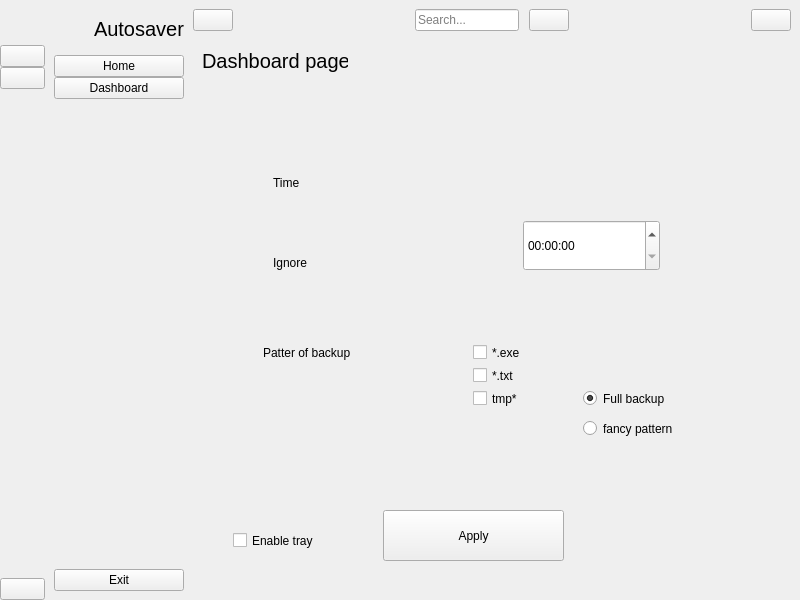
<?xml version="1.0" encoding="UTF-8"?>
<ui version="4.0">
 <class>MainWindow</class>
 <widget class="QMainWindow" name="MainWindow">
  <property name="geometry">
   <rect>
    <x>0</x>
    <y>0</y>
    <width>800</width>
    <height>600</height>
   </rect>
  </property>
  <property name="windowTitle">
   <string>MainWindow</string>
  </property>
  <widget class="QWidget" name="centralwidget">
   <layout class="QGridLayout" name="gridLayout">
    <property name="leftMargin">
     <number>0</number>
    </property>
    <property name="topMargin">
     <number>0</number>
    </property>
    <property name="rightMargin">
     <number>0</number>
    </property>
    <property name="bottomMargin">
     <number>0</number>
    </property>
    <property name="spacing">
     <number>0</number>
    </property>
    <item row="0" column="1">
     <widget class="QWidget" name="full_menu_widget" native="true">
      <layout class="QVBoxLayout" name="verticalLayout_4">
       <item>
        <layout class="QHBoxLayout" name="horizontalLayout_2">
         <property name="spacing">
          <number>0</number>
         </property>
         <item>
          <widget class="QLabel" name="logo_label_2">
           <property name="minimumSize">
            <size>
             <width>40</width>
             <height>40</height>
            </size>
           </property>
           <property name="maximumSize">
            <size>
             <width>40</width>
             <height>40</height>
            </size>
           </property>
           <property name="text">
            <string/>
           </property>
           <property name="pixmap">
            <pixmap resource="resource.qrc">:/icon/icon/Logo.png</pixmap>
           </property>
           <property name="scaledContents">
            <bool>true</bool>
           </property>
          </widget>
         </item>
         <item>
          <widget class="QLabel" name="logo_label_3">
           <property name="font">
            <font>
             <pointsize>15</pointsize>
            </font>
           </property>
           <property name="text">
            <string>Autosaver</string>
           </property>
          </widget>
         </item>
        </layout>
       </item>
       <item>
        <layout class="QVBoxLayout" name="verticalLayout_2">
         <property name="spacing">
          <number>0</number>
         </property>
         <item>
          <widget class="QPushButton" name="home_btn_2">
           <property name="text">
            <string>Home</string>
           </property>
           <property name="icon">
            <iconset resource="resource.qrc">
             <normaloff>:/icon/icon/home-4-32.ico</normaloff>
             <normalon>:/icon/icon/home-4-48.ico</normalon>:/icon/icon/home-4-32.ico</iconset>
           </property>
           <property name="iconSize">
            <size>
             <width>14</width>
             <height>14</height>
            </size>
           </property>
           <property name="checkable">
            <bool>true</bool>
           </property>
           <property name="autoExclusive">
            <bool>true</bool>
           </property>
          </widget>
         </item>
         <item>
          <widget class="QPushButton" name="dashboard_btn_2">
           <property name="text">
            <string>Dashboard</string>
           </property>
           <property name="icon">
            <iconset resource="resource.qrc">
             <normaloff>:/icon/icon/dashboard-5-32.ico</normaloff>
             <normalon>:/icon/icon/dashboard-5-48 (1).ico</normalon>:/icon/icon/dashboard-5-32.ico</iconset>
           </property>
           <property name="iconSize">
            <size>
             <width>14</width>
             <height>14</height>
            </size>
           </property>
           <property name="checkable">
            <bool>true</bool>
           </property>
           <property name="autoExclusive">
            <bool>true</bool>
           </property>
          </widget>
         </item>
        </layout>
       </item>
       <item>
        <spacer name="verticalSpacer_2">
         <property name="orientation">
          <enum>Qt::Vertical</enum>
         </property>
         <property name="sizeHint" stdset="0">
          <size>
           <width>20</width>
           <height>448</height>
          </size>
         </property>
        </spacer>
       </item>
       <item>
        <widget class="QPushButton" name="exit_btn_2">
         <property name="text">
          <string>Exit</string>
         </property>
         <property name="icon">
          <iconset resource="resource.qrc">
           <normaloff>:/icon/icon/close-window-64.ico</normaloff>:/icon/icon/close-window-64.ico</iconset>
         </property>
         <property name="iconSize">
          <size>
           <width>14</width>
           <height>14</height>
          </size>
         </property>
        </widget>
       </item>
      </layout>
     </widget>
    </item>
    <item row="0" column="0">
     <widget class="QWidget" name="icon_only_widget" native="true">
      <layout class="QVBoxLayout" name="verticalLayout_3">
       <property name="spacing">
        <number>0</number>
       </property>
       <property name="leftMargin">
        <number>0</number>
       </property>
       <property name="topMargin">
        <number>0</number>
       </property>
       <property name="rightMargin">
        <number>0</number>
       </property>
       <property name="bottomMargin">
        <number>0</number>
       </property>
       <item>
        <layout class="QHBoxLayout" name="horizontalLayout_4">
         <item>
          <widget class="QLabel" name="label">
           <property name="minimumSize">
            <size>
             <width>45</width>
             <height>45</height>
            </size>
           </property>
           <property name="maximumSize">
            <size>
             <width>45</width>
             <height>45</height>
            </size>
           </property>
           <property name="text">
            <string/>
           </property>
           <property name="pixmap">
            <pixmap resource="resource.qrc">:/icon/icon/Logo.png</pixmap>
           </property>
           <property name="scaledContents">
            <bool>true</bool>
           </property>
          </widget>
         </item>
        </layout>
       </item>
       <item>
        <layout class="QVBoxLayout" name="verticalLayout">
         <property name="spacing">
          <number>0</number>
         </property>
         <item>
          <widget class="QPushButton" name="home_btn_1">
           <property name="text">
            <string/>
           </property>
           <property name="icon">
            <iconset resource="resource.qrc">
             <normaloff>:/icon/icon/home-4-32.ico</normaloff>
             <normalon>:/icon/icon/home-4-48.ico</normalon>:/icon/icon/home-4-32.ico</iconset>
           </property>
           <property name="iconSize">
            <size>
             <width>20</width>
             <height>20</height>
            </size>
           </property>
           <property name="checkable">
            <bool>true</bool>
           </property>
           <property name="autoExclusive">
            <bool>true</bool>
           </property>
          </widget>
         </item>
         <item>
          <widget class="QPushButton" name="dashboard_btn_1">
           <property name="text">
            <string/>
           </property>
           <property name="icon">
            <iconset resource="resource.qrc">
             <normaloff>:/icon/icon/dashboard-5-32.ico</normaloff>
             <normalon>:/icon/icon/dashboard-5-48 (1).ico</normalon>:/icon/icon/dashboard-5-32.ico</iconset>
           </property>
           <property name="iconSize">
            <size>
             <width>20</width>
             <height>20</height>
            </size>
           </property>
           <property name="checkable">
            <bool>true</bool>
           </property>
           <property name="autoExclusive">
            <bool>true</bool>
           </property>
          </widget>
         </item>
        </layout>
       </item>
       <item>
        <spacer name="verticalSpacer">
         <property name="orientation">
          <enum>Qt::Vertical</enum>
         </property>
         <property name="sizeHint" stdset="0">
          <size>
           <width>20</width>
           <height>464</height>
          </size>
         </property>
        </spacer>
       </item>
       <item>
        <widget class="QPushButton" name="exit_btn_1">
         <property name="text">
          <string/>
         </property>
         <property name="icon">
          <iconset resource="resource.qrc">
           <normaloff>:/icon/icon/close-window-64.ico</normaloff>:/icon/icon/close-window-64.ico</iconset>
         </property>
         <property name="iconSize">
          <size>
           <width>20</width>
           <height>20</height>
          </size>
         </property>
        </widget>
       </item>
      </layout>
     </widget>
    </item>
    <item row="0" column="2">
     <widget class="QWidget" name="widget_3" native="true">
      <layout class="QVBoxLayout" name="verticalLayout_5">
       <property name="spacing">
        <number>0</number>
       </property>
       <property name="leftMargin">
        <number>0</number>
       </property>
       <property name="topMargin">
        <number>0</number>
       </property>
       <property name="rightMargin">
        <number>0</number>
       </property>
       <property name="bottomMargin">
        <number>0</number>
       </property>
       <item>
        <widget class="QWidget" name="widget" native="true">
         <property name="minimumSize">
          <size>
           <width>0</width>
           <height>40</height>
          </size>
         </property>
         <layout class="QHBoxLayout" name="horizontalLayout_5">
          <property name="spacing">
           <number>0</number>
          </property>
          <property name="leftMargin">
           <number>0</number>
          </property>
          <property name="topMargin">
           <number>0</number>
          </property>
          <property name="rightMargin">
           <number>9</number>
          </property>
          <property name="bottomMargin">
           <number>0</number>
          </property>
          <item>
           <widget class="QPushButton" name="change_sidebar_btn">
            <property name="text">
             <string/>
            </property>
            <property name="icon">
             <iconset resource="resource.qrc">
              <normaloff>:/icon/icon/menu-4-32.ico</normaloff>:/icon/icon/menu-4-32.ico</iconset>
            </property>
            <property name="iconSize">
             <size>
              <width>14</width>
              <height>14</height>
             </size>
            </property>
            <property name="checkable">
             <bool>true</bool>
            </property>
           </widget>
          </item>
          <item>
           <spacer name="horizontalSpacer">
            <property name="orientation">
             <enum>Qt::Horizontal</enum>
            </property>
            <property name="sizeHint" stdset="0">
             <size>
              <width>185</width>
              <height>20</height>
             </size>
            </property>
           </spacer>
          </item>
          <item>
           <layout class="QHBoxLayout" name="horizontalLayout">
            <property name="spacing">
             <number>10</number>
            </property>
            <item>
             <widget class="QLineEdit" name="search_input">
              <property name="placeholderText">
               <string>Search...</string>
              </property>
             </widget>
            </item>
            <item>
             <widget class="QPushButton" name="search_btn">
              <property name="text">
               <string/>
              </property>
              <property name="icon">
               <iconset resource="resource.qrc">
                <normaloff>:/icon/icon/search-13-48.ico</normaloff>:/icon/icon/search-13-48.ico</iconset>
              </property>
              <property name="iconSize">
               <size>
                <width>14</width>
                <height>14</height>
               </size>
              </property>
             </widget>
            </item>
           </layout>
          </item>
          <item>
           <spacer name="horizontalSpacer_2">
            <property name="orientation">
             <enum>Qt::Horizontal</enum>
            </property>
            <property name="sizeHint" stdset="0">
             <size>
              <width>185</width>
              <height>20</height>
             </size>
            </property>
           </spacer>
          </item>
          <item>
           <widget class="QPushButton" name="user_btn">
            <property name="text">
             <string/>
            </property>
            <property name="icon">
             <iconset resource="resource.qrc">
              <normaloff>:/icon/icon/user-48.ico</normaloff>:/icon/icon/user-48.ico</iconset>
            </property>
           </widget>
          </item>
         </layout>
        </widget>
       </item>
       <item>
        <widget class="QStackedWidget" name="stackedWidget">
         <property name="currentIndex">
          <number>1</number>
         </property>
         <widget class="QWidget" name="page">
          <widget class="QLabel" name="to_lable">
           <property name="geometry">
            <rect>
             <x>270</x>
             <y>190</y>
             <width>261</width>
             <height>61</height>
            </rect>
           </property>
           <property name="text">
            <string>to</string>
           </property>
           <property name="wordWrap">
            <bool>true</bool>
           </property>
          </widget>
          <widget class="QLabel" name="home_label">
           <property name="geometry">
            <rect>
             <x>30</x>
             <y>40</y>
             <width>171</width>
             <height>61</height>
            </rect>
           </property>
           <property name="font">
            <font>
             <pointsize>15</pointsize>
            </font>
           </property>
           <property name="text">
            <string>home page_</string>
           </property>
          </widget>
          <widget class="QPushButton" name="to_button">
           <property name="geometry">
            <rect>
             <x>30</x>
             <y>190</y>
             <width>211</width>
             <height>61</height>
            </rect>
           </property>
           <property name="text">
            <string>to</string>
           </property>
          </widget>
          <widget class="QPushButton" name="from_button">
           <property name="geometry">
            <rect>
             <x>30</x>
             <y>120</y>
             <width>211</width>
             <height>61</height>
            </rect>
           </property>
           <property name="styleSheet">
            <string notr="true"/>
           </property>
           <property name="text">
            <string>from</string>
           </property>
          </widget>
          <widget class="QLabel" name="from_lable">
           <property name="geometry">
            <rect>
             <x>270</x>
             <y>130</y>
             <width>261</width>
             <height>41</height>
            </rect>
           </property>
           <property name="text">
            <string>from</string>
           </property>
           <property name="wordWrap">
            <bool>true</bool>
           </property>
          </widget>
          <widget class="QLabel" name="stats_lable">
           <property name="geometry">
            <rect>
             <x>260</x>
             <y>290</y>
             <width>301</width>
             <height>91</height>
            </rect>
           </property>
           <property name="text">
            <string>status</string>
           </property>
           <property name="wordWrap">
            <bool>true</bool>
           </property>
          </widget>
          <widget class="QPushButton" name="tmp_button">
           <property name="geometry">
            <rect>
             <x>30</x>
             <y>290</y>
             <width>211</width>
             <height>61</height>
            </rect>
           </property>
           <property name="text">
            <string>Backup</string>
           </property>
          </widget>
          <widget class="QPushButton" name="recovery_button">
           <property name="geometry">
            <rect>
             <x>30</x>
             <y>410</y>
             <width>211</width>
             <height>91</height>
            </rect>
           </property>
           <property name="text">
            <string>Recover</string>
           </property>
          </widget>
         </widget>
         <widget class="QWidget" name="page_2">
          <widget class="QLabel" name="label_2">
           <property name="geometry">
            <rect>
             <x>9</x>
             <y>9</y>
             <width>146</width>
             <height>24</height>
            </rect>
           </property>
           <property name="font">
            <font>
             <pointsize>15</pointsize>
            </font>
           </property>
           <property name="text">
            <string>Dashboard page</string>
           </property>
          </widget>
          <widget class="QLabel" name="label_4">
           <property name="geometry">
            <rect>
             <x>80</x>
             <y>110</y>
             <width>121</width>
             <height>65</height>
            </rect>
           </property>
           <property name="text">
            <string>Time</string>
           </property>
          </widget>
          <widget class="QLabel" name="label_5">
           <property name="geometry">
            <rect>
             <x>80</x>
             <y>190</y>
             <width>161</width>
             <height>65</height>
            </rect>
           </property>
           <property name="text">
            <string>Ignore</string>
           </property>
          </widget>
          <widget class="QLabel" name="label_7">
           <property name="geometry">
            <rect>
             <x>70</x>
             <y>280</y>
             <width>221</width>
             <height>65</height>
            </rect>
           </property>
           <property name="text">
            <string>Patter of backup</string>
           </property>
          </widget>
          <widget class="QTimeEdit" name="time_holder">
           <property name="geometry">
            <rect>
             <x>330</x>
             <y>180</y>
             <width>137</width>
             <height>51</height>
            </rect>
           </property>
          </widget>
          <widget class="QPushButton" name="time_button">
           <property name="enabled">
            <bool>true</bool>
           </property>
           <property name="geometry">
            <rect>
             <x>190</x>
             <y>470</y>
             <width>181</width>
             <height>51</height>
            </rect>
           </property>
           <property name="sizePolicy">
            <sizepolicy hsizetype="Minimum" vsizetype="Fixed">
             <horstretch>0</horstretch>
             <verstretch>0</verstretch>
            </sizepolicy>
           </property>
           <property name="autoFillBackground">
            <bool>false</bool>
           </property>
           <property name="text">
            <string>Apply</string>
           </property>
           <property name="checkable">
            <bool>false</bool>
           </property>
          </widget>
          <widget class="QCheckBox" name="Check_box_3">
           <property name="geometry">
            <rect>
             <x>280</x>
             <y>350</y>
             <width>137</width>
             <height>17</height>
            </rect>
           </property>
           <property name="text">
            <string>tmp*</string>
           </property>
          </widget>
          <widget class="QCheckBox" name="Check_box_1">
           <property name="geometry">
            <rect>
             <x>280</x>
             <y>304</y>
             <width>137</width>
             <height>17</height>
            </rect>
           </property>
           <property name="text">
            <string>*.exe</string>
           </property>
          </widget>
          <widget class="QCheckBox" name="Check_box_2">
           <property name="geometry">
            <rect>
             <x>280</x>
             <y>327</y>
             <width>137</width>
             <height>17</height>
            </rect>
           </property>
           <property name="text">
            <string>*.txt</string>
           </property>
          </widget>
          <widget class="QRadioButton" name="backup_option_2">
           <property name="geometry">
            <rect>
             <x>390</x>
             <y>380</y>
             <width>137</width>
             <height>17</height>
            </rect>
           </property>
           <property name="text">
            <string>fancy pattern</string>
           </property>
          </widget>
          <widget class="QRadioButton" name="backup_option_1">
           <property name="geometry">
            <rect>
             <x>390</x>
             <y>350</y>
             <width>137</width>
             <height>17</height>
            </rect>
           </property>
           <property name="text">
            <string>Full backup</string>
           </property>
           <property name="checked">
            <bool>true</bool>
           </property>
          </widget>
          <widget class="QCheckBox" name="tray_check_box">
           <property name="geometry">
            <rect>
             <x>40</x>
             <y>480</y>
             <width>111</width>
             <height>41</height>
            </rect>
           </property>
           <property name="text">
            <string>Enable tray</string>
           </property>
          </widget>
         </widget>
         <widget class="QWidget" name="page_3">
          <layout class="QGridLayout" name="gridLayout_4">
           <item row="0" column="0">
            <widget class="QLabel" name="label_3">
             <property name="font">
              <font>
               <pointsize>15</pointsize>
              </font>
             </property>
             <property name="text">
              <string>User_page</string>
             </property>
            </widget>
           </item>
          </layout>
         </widget>
         <widget class="QWidget" name="page_4">
          <layout class="QGridLayout" name="gridLayout_5">
           <item row="1" column="1">
            <widget class="QLabel" name="photo_lable">
             <property name="maximumSize">
              <size>
               <width>300</width>
               <height>300</height>
              </size>
             </property>
             <property name="text">
              <string/>
             </property>
             <property name="pixmap">
              <pixmap>../img/2loading_gif.gif</pixmap>
             </property>
             <property name="scaledContents">
              <bool>true</bool>
             </property>
            </widget>
           </item>
           <item row="1" column="2">
            <spacer name="horizontalSpacer_3">
             <property name="orientation">
              <enum>Qt::Horizontal</enum>
             </property>
             <property name="sizeHint" stdset="0">
              <size>
               <width>40</width>
               <height>20</height>
              </size>
             </property>
            </spacer>
           </item>
           <item row="2" column="1">
            <widget class="QLabel" name="label_6">
             <property name="font">
              <font>
               <pointsize>17</pointsize>
               <weight>50</weight>
               <bold>false</bold>
               <strikeout>false</strikeout>
               <kerning>false</kerning>
              </font>
             </property>
             <property name="autoFillBackground">
              <bool>false</bool>
             </property>
             <property name="text">
              <string>Search_page</string>
             </property>
            </widget>
           </item>
           <item row="0" column="1">
            <spacer name="verticalSpacer_5">
             <property name="orientation">
              <enum>Qt::Vertical</enum>
             </property>
             <property name="sizeHint" stdset="0">
              <size>
               <width>20</width>
               <height>40</height>
              </size>
             </property>
            </spacer>
           </item>
           <item row="3" column="1">
            <spacer name="verticalSpacer_4">
             <property name="orientation">
              <enum>Qt::Vertical</enum>
             </property>
             <property name="sizeHint" stdset="0">
              <size>
               <width>20</width>
               <height>40</height>
              </size>
             </property>
            </spacer>
           </item>
           <item row="1" column="0">
            <spacer name="horizontalSpacer_4">
             <property name="orientation">
              <enum>Qt::Horizontal</enum>
             </property>
             <property name="sizeHint" stdset="0">
              <size>
               <width>40</width>
               <height>20</height>
              </size>
             </property>
            </spacer>
           </item>
          </layout>
         </widget>
        </widget>
       </item>
      </layout>
     </widget>
    </item>
   </layout>
  </widget>
 </widget>
 <resources>
  <include location="resource.qrc"/>
 </resources>
 <connections>
  <connection>
   <sender>change_sidebar_btn</sender>
   <signal>toggled(bool)</signal>
   <receiver>icon_only_widget</receiver>
   <slot>setVisible(bool)</slot>
   <hints>
    <hint type="sourcelabel">
     <x>221</x>
     <y>30</y>
    </hint>
    <hint type="destinationlabel">
     <x>40</x>
     <y>216</y>
    </hint>
   </hints>
  </connection>
  <connection>
   <sender>change_sidebar_btn</sender>
   <signal>toggled(bool)</signal>
   <receiver>full_menu_widget</receiver>
   <slot>setHidden(bool)</slot>
   <hints>
    <hint type="sourcelabel">
     <x>221</x>
     <y>29</y>
    </hint>
    <hint type="destinationlabel">
     <x>119</x>
     <y>174</y>
    </hint>
   </hints>
  </connection>
  <connection>
   <sender>home_btn_1</sender>
   <signal>toggled(bool)</signal>
   <receiver>home_btn_2</receiver>
   <slot>setChecked(bool)</slot>
   <hints>
    <hint type="sourcelabel">
     <x>25</x>
     <y>66</y>
    </hint>
    <hint type="destinationlabel">
     <x>91</x>
     <y>67</y>
    </hint>
   </hints>
  </connection>
  <connection>
   <sender>home_btn_2</sender>
   <signal>toggled(bool)</signal>
   <receiver>home_btn_1</receiver>
   <slot>setChecked(bool)</slot>
   <hints>
    <hint type="sourcelabel">
     <x>157</x>
     <y>75</y>
    </hint>
    <hint type="destinationlabel">
     <x>44</x>
     <y>72</y>
    </hint>
   </hints>
  </connection>
  <connection>
   <sender>dashboard_btn_1</sender>
   <signal>toggled(bool)</signal>
   <receiver>dashboard_btn_2</receiver>
   <slot>setChecked(bool)</slot>
   <hints>
    <hint type="sourcelabel">
     <x>27</x>
     <y>91</y>
    </hint>
    <hint type="destinationlabel">
     <x>88</x>
     <y>92</y>
    </hint>
   </hints>
  </connection>
  <connection>
   <sender>dashboard_btn_2</sender>
   <signal>toggled(bool)</signal>
   <receiver>dashboard_btn_1</receiver>
   <slot>setChecked(bool)</slot>
   <hints>
    <hint type="sourcelabel">
     <x>153</x>
     <y>92</y>
    </hint>
    <hint type="destinationlabel">
     <x>40</x>
     <y>99</y>
    </hint>
   </hints>
  </connection>
  <connection>
   <sender>exit_btn_1</sender>
   <signal>clicked()</signal>
   <receiver>MainWindow</receiver>
   <slot>close()</slot>
   <hints>
    <hint type="sourcelabel">
     <x>36</x>
     <y>579</y>
    </hint>
    <hint type="destinationlabel">
     <x>236</x>
     <y>610</y>
    </hint>
   </hints>
  </connection>
  <connection>
   <sender>exit_btn_2</sender>
   <signal>clicked()</signal>
   <receiver>MainWindow</receiver>
   <slot>close()</slot>
   <hints>
    <hint type="sourcelabel">
     <x>143</x>
     <y>583</y>
    </hint>
    <hint type="destinationlabel">
     <x>159</x>
     <y>655</y>
    </hint>
   </hints>
  </connection>
 </connections>
</ui>
